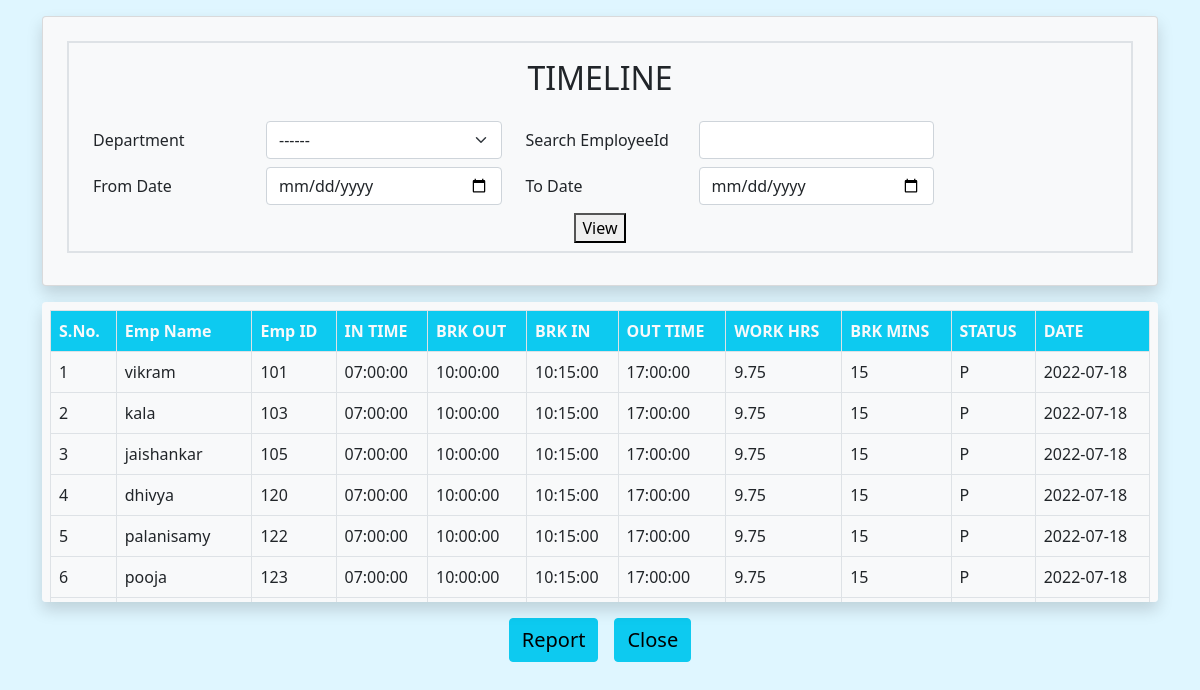
Screenshot of /website/attendence.php with the database file from the repository.
### tables this page shows
CREATE TABLE `attendance` (
  `at_id` int(11) NOT NULL,
  `user_name` varchar(50) NOT NULL,
  `emp_id` int(4) NOT NULL,
  `dept_id` int(2) NOT NULL,
  `shift_id` int(1) NOT NULL,
  `in_time` time NOT NULL,
  `break_out` time NOT NULL,
  `break_in` time NOT NULL,
  `out_time` time NOT NULL,
  `status` varchar(10) NOT NULL,
  `date_` date NOT NULL DEFAULT current_timestamp()
);

### website/attendence.php (the view, shortened to what this page needs)
<?php
include 'config.php';
$query = $conn->prepare("select * from attendance ");
$query->setFetchMode(PDO::FETCH_ASSOC);
$query->execute();
?>
<!DOCTYPE html>
<html lang="en">
<head>
    <link href="https://cdn.jsdelivr.net/npm/bootstrap@5.0.2/dist/css/bootstrap.min.css" rel="stylesheet" />
</head>
<body>
    <div class="container">
        <div class="card mx-auto my-3 shadow rounded bg-light">
            <div class="p-1 m-1">
                <div class="card-body">
                    <div class="border border-2 px-4 py-2 mb-2">
                        <h2 class="h2 text-center m-2 mb-4">TIMELINE</h2>
                        <form action="" method="post">
                            <div class="mb-2 row">
                                <label for="location" class="col-sm-2 col-form-label">Department</label>
                                <div class="col-sm-3">
                                    <select class="form-select" id="location" name="dept">
                                        <option value="None">------</option>
                                    </select>
                                </div>
                                <label for="search" class="col-sm-2 col-form-label">Search EmployeeId</label>
                                <div class="col-sm-3">
                                    <input type="text" class="form-control" name="empid" id="search" />
                                </div>
                            </div>
                            <div class="mb-2 row">
                                <label for="date" class="col-sm-2 col-form-label">From Date</label>
                                <div class="col-sm-3">
                                    <input type="date" name="fromdate" class="form-control" id="date" />
                                </div>
                                <label for="date" class=" col-sm-2 col-form-label">To Date</label>
                                <div class="col-sm-3">
                                    <input type="date" name="todate" class="form-control" id="date" />
                                </div>
                            </div>
                            <div class="text-center"><button type="submit" name='view' class="">View</button></div>
                        </form>
                    </div>
                </div>
            </div>
        </div>
        <div class="container bg-light p-2 shadow rounded scrollbar">
            <table class="table table-hover table-bordered" id="ex_table">
                <thead class="bg-info text-light">
                    <tr>
                        <th scope="col">S.No.</th>
                        <th scope="col">Emp Name</th>
                        <th scope="col">Emp ID</th>
                        <th scope="col">IN TIME</th>
                        <th scope="col">BRK OUT</th>
                        <th scope="col">BRK IN</th>
                        <th scope="col">OUT TIME</th>
                        <th scope="col">WORK HRS</th>
                        <th scope="col">BRK MINS</th>
                        <th scope="col">STATUS</th>
                        <th scope="col">DATE</th>
                    </tr>
                </thead>
                <tbody>
                    <?php
                    if (isset($_POST['view'])) {
                        $id = $_POST['empid'];
                        $dept = $_POST['dept'];
                        $fromdate = $_POST['fromdate'];
                        $todate = $_POST['todate'];
                        if ($fromdate != NULL && $todate != NULL) {
                            if ($id == NULL) {
                                $sql = "SELECT * FROM attendance WHERE ( dept_id='$dept' AND( date_ BETWEEN '$fromdate' AND '$todate') )";
                            } else {
                                $sql = "SELECT * FROM attendance WHERE ( emp_id='$id' AND( date_ BETWEEN '$fromdate' AND '$todate'))";
                            }
                        } else {
                            if ($id == NULL) {
                                $sql = "SELECT * FROM attendance WHERE  dept_id='$dept' ";
                            } else {
                                $sql = "SELECT * FROM attendance WHERE  emp_id='$id'";
                            }
                        }
                        $r = $conn->prepare($sql);
                        $r->setFetchMode(PDO::FETCH_ASSOC);
                        $r->execute();
                        while ($rows = $r->fetch()) {
                    ?>
                            <tr>
                                <td><?php echo $rows['at_id']; ?></td>
                                <td><?php echo $rows['user_name']; ?></td>
                                <td><?php echo $rows['emp_id']; ?></td>
                                <td><?php echo $rows['in_time']; ?></td>
                                <td><?php echo $rows['break_out']; ?></td>
                                <td><?php echo $rows['break_in']; ?></td>
                                <td><?php echo $rows['out_time']; ?></td>
                                <td><?php echo '8'; ?>
                                </td>
                                <?php
                                $time1 = new DateTime($rows['break_in']);
                                $time2 = new DateTime($rows['break_out']);
                                $interval = $time1->diff($time2);
                                $difference = date_diff($time1, $time2);
                                $minutes = $difference->days * 24 * 60;
                                $minutes += $difference->h * 60;
                                $minutes += $difference->i;
                                ?>
                                <td><?php echo $minutes ?></td>
                                <?php
                                $time1 = new DateTime($rows['in_time']);
                                $time2 = new DateTime($rows['out_time']);
                                $interval = $time1->diff($time2);
                                $difference = date_diff($time1, $time2);
                                $minutes = $difference->days * 24 * 60;
                                $minutes += $difference->h * 60;
                                $minutes += $difference->i;
                                ?>
                                <td><?php if ($minutes / 60 >= 8) {
                                        echo "P";
                                    } else {
                                        echo "X";
                                    } ?></td>
                                <td><?php echo $rows['date_']; ?></td>
                            </tr>
                        <?php
                        }
                    } else {
                        while ($rows = $query->fetch()) {
                        ?>
                            <tr>
                                <td><?php echo $rows['at_id']; ?></td>
                                <td><?php echo $rows['user_name']; ?></td>
                                <td><?php echo $rows['emp_id']; ?></td>
                                <td><?php echo $rows['in_time']; ?></td>
                                <td><?php echo $rows['break_out']; ?></td>
                                <td><?php echo $rows['break_in']; ?></td>
                                <td><?php echo $rows['out_time']; ?></td>
                                <?php
                                $difference1 = date_diff(new DateTime($rows['out_time']), new DateTime($rows['in_time']));
                                $minutes1 = $difference1->days * 24 * 60;
                                $minutes1 += $difference1->h * 60;
                                $minutes1 += $difference1->i;
                                $difference = date_diff(new DateTime($rows['break_in']), new DateTime($rows['break_out']));
                                $minutes = $difference->days * 24 * 60;
                                $minutes += $difference->h * 60;
                                $minutes += $difference->i;
                                ?>
                                <td><?php echo ($minutes1 / 60) - ($minutes / 60); ?>
                                </td>
                                <td><?php echo $minutes ?></td>
                                <td><?php if ((($minutes1 / 60) - ($minutes / 60)) > 8) {
                                        echo "P";
                                    } else {
                                        echo "X";
                                    }
                                    ?></td>
                                <td><?php echo $rows['date_']; ?></td>
                            </tr>
                    <?php
                        }
                    } ?>
                </tbody>
            </table>
        </div>
        <div class="d-flex justify-content-center m-3">
            <a target="_blank" style="cursor:pointer;" class="btn btn-info fs-5 mx-2" onclick="generate()" id="report">Report</a>
            <a href="admin_page.php" class="btn btn-info fs-5 mx-2">Close</a>
        </div>
    </div>
</body>
</html>

### website/attendence.php (style rules this page uses)
body { background-color: #dff6ff; background-image: url("https://www.transparenttextures.com/patterns/bright-squares.png"); }
.scrollbar { position: relative; height: 300px; overflow: auto; display: block; }

### rows the page displays
attendance: at_id "1", user_name "vikram", emp "101", in_time "07:00:00", break_out "10:00:00", break_in "10:15:00", out_time "17:00:00", minutes "9.75", minutes "15", shows "P", date_ "2022-07-18"
attendance: at_id "2", user_name "kala", emp "103", in_time "07:00:00", break_out "10:00:00", break_in "10:15:00", out_time "17:00:00", minutes "9.75", minutes "15", shows "P", date_ "2022-07-18"
attendance: at_id "3", user_name "jaishankar", emp "105", in_time "07:00:00", break_out "10:00:00", break_in "10:15:00", out_time "17:00:00", minutes "9.75", minutes "15", shows "P", date_ "2022-07-18"
attendance: at_id "4", user_name "dhivya", emp "120", in_time "07:00:00", break_out "10:00:00", break_in "10:15:00", out_time "17:00:00", minutes "9.75", minutes "15", shows "P", date_ "2022-07-18"
attendance: at_id "5", user_name "palanisamy", emp "122", in_time "07:00:00", break_out "10:00:00", break_in "10:15:00", out_time "17:00:00", minutes "9.75", minutes "15", shows "P", date_ "2022-07-18"
attendance: at_id "6", user_name "pooja", emp "123", in_time "07:00:00", break_out "10:00:00", break_in "10:15:00", out_time "17:00:00", minutes "9.75", minutes "15", shows "P", date_ "2022-07-18"
